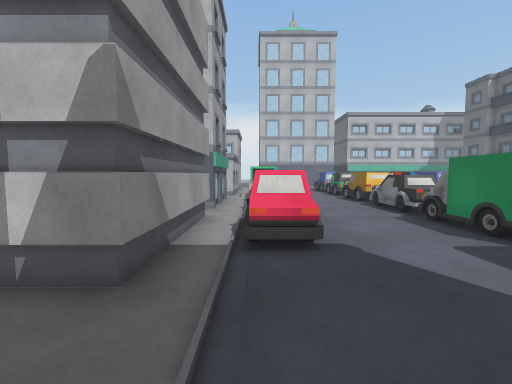
[1] (above)

16 first-person views from a walk through a Unity game level. The camera is 1.2 m above the floor, tilts 4° down and sees 90° across. The floor is counted in squares, 1 m on a side. Each view is taken from the middle of a square. On the plan, view 1 faces up. The plan holds only what a view shows up to about 12 squares ahead; the rest is blank. The place goes on beyond the plan. The player is left out. Surface patterns are stand-ins for the level's own textures.

[2]
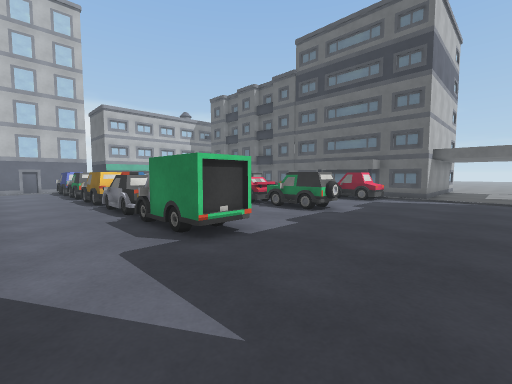

[3]
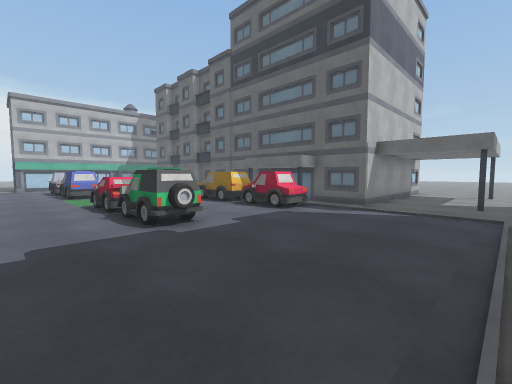

[4]
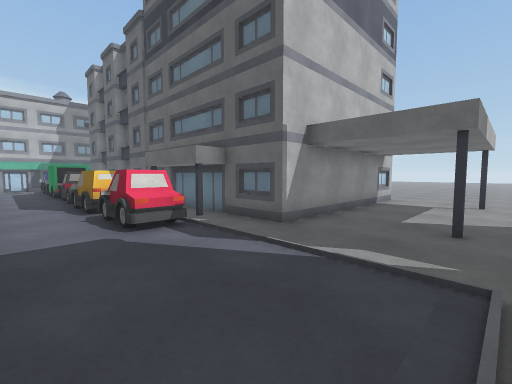

[5]
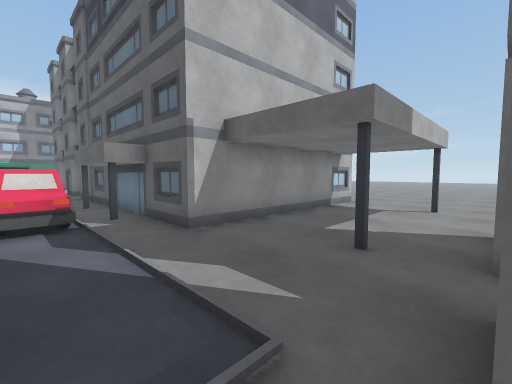

[6]
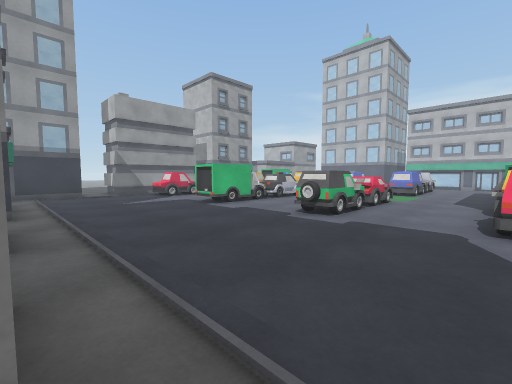

[7]
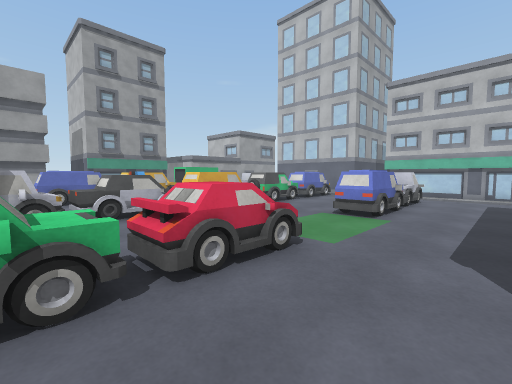

[8]
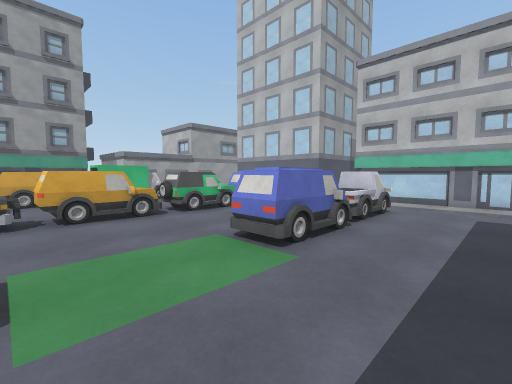

[9]
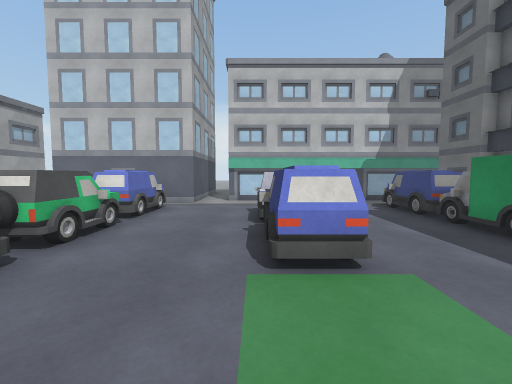

[10]
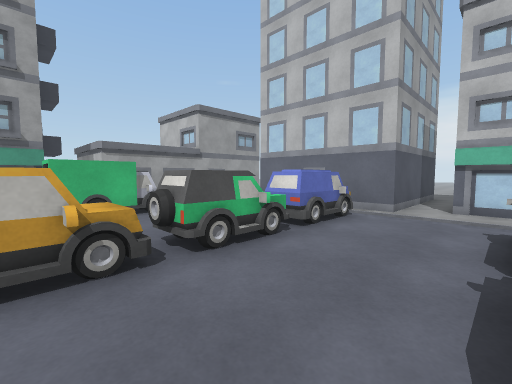

[11]
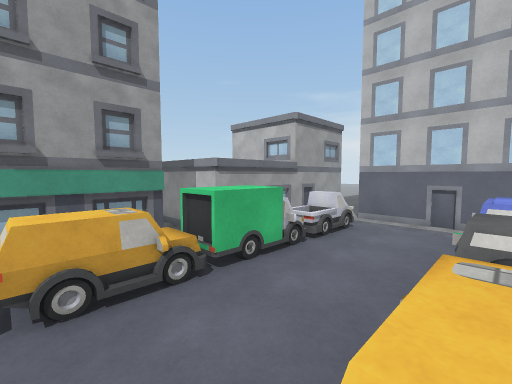

[12]
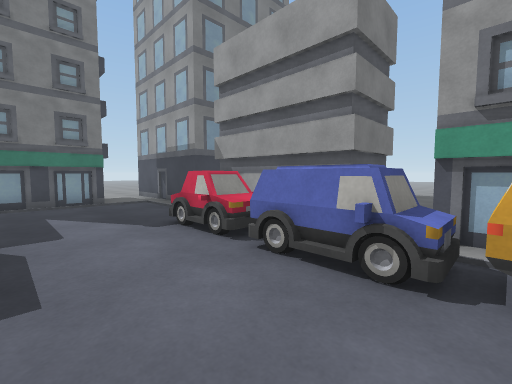

[13]
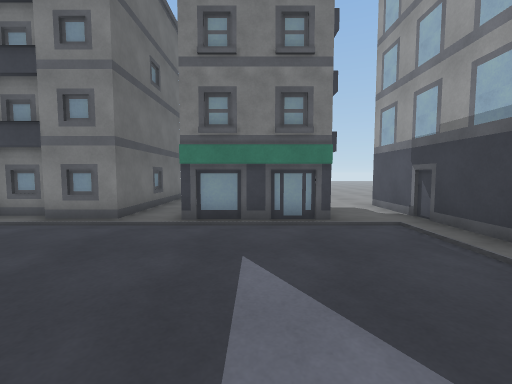

[14]
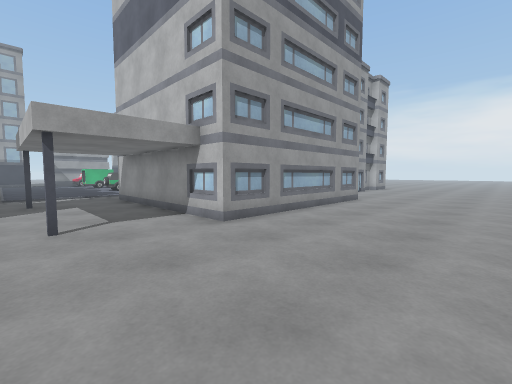

[15]
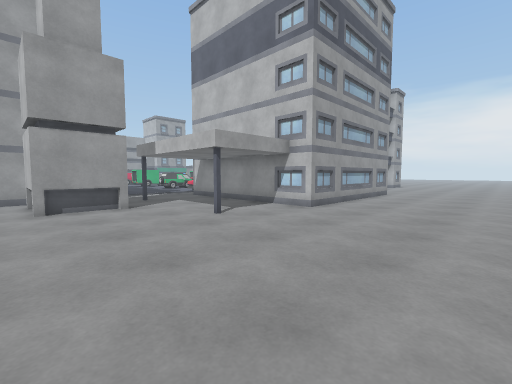

[16]
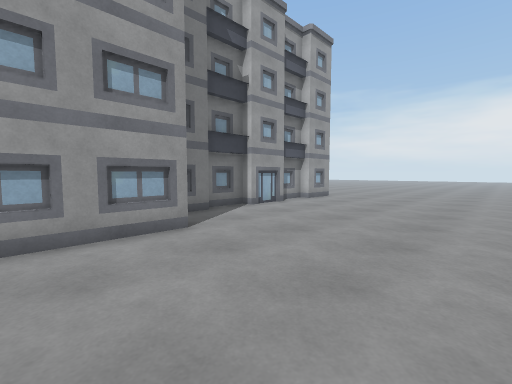

### Floor plan
Key: @ floor where view 1 was taken; # wall or solid block; . main floor; : floor 0.25 m higher than the main floor; + floor 0.5 m higher than the main floor; / step, stairs or slope; B building; A van; T truck; O other object.
Columns run from 5 left of view 1 to 30 right of it. Each row starts with its distance up from view 1.
 22            #.#BB####BB#         ....
 21     ########........  #        .....
 20     B .... ........   #       ......
 19     B T..  A... ...A  #      .......
 18   BBBTT...AA..TT...A        ........
 17     BTT...A...TT...AA       #.......
 16     BTT...OO..TT...O        #.......
 15 BBBBBOO...OO..AA...O       ##.......
 14  ..  OO...O...AA...OO      #........
 13    # OO...OO..AA...OO      ##.......
 12    B.OO...OO.......OO       #.......
 11    #.OO...OO.......+ .#       #.....
 10    B.AA...//.......: .#       #.....
  9    #.AA...O ..OO...O B#       #.....
  8    .. A... ...OO...O B#       #.....
  7  O##OAA...OO...O...OOB#       #.....
  6    #OOO..OOO..OO...O B#       #.....
  5    #OOO...OO..OO...OOB#       #.....
  4    #OOO...OO...O...OO.#       #.....
  3   ##O.................#########.....
  2   ..................................
  1   ##................................
  0    #.@.................B.....B......
 -1    #................................
 -2    #..#B#B#.###. B#.#  B #..........
 -3    #..     .#####      B##..........
 -4    #..     .#         #B#B..........
 -5    #..     .#         #.............

Positions as (right, up) in squares from view 1, and headings:
1: (0, 0), facing up
2: (2, 0), facing up-right
3: (7, -1), facing up-right
4: (12, -1), facing up-right
5: (14, -2), facing up-right
6: (14, -2), facing up-left
7: (13, 6), facing up-left
8: (13, 10), facing up-left
9: (9, 10), facing up
10: (9, 12), facing up-left
11: (5, 10), facing up-left
12: (4, 10), facing down-left
13: (3, 5), facing down
14: (30, -1), facing up-left
15: (30, -5), facing up-left
16: (30, 8), facing up-left
